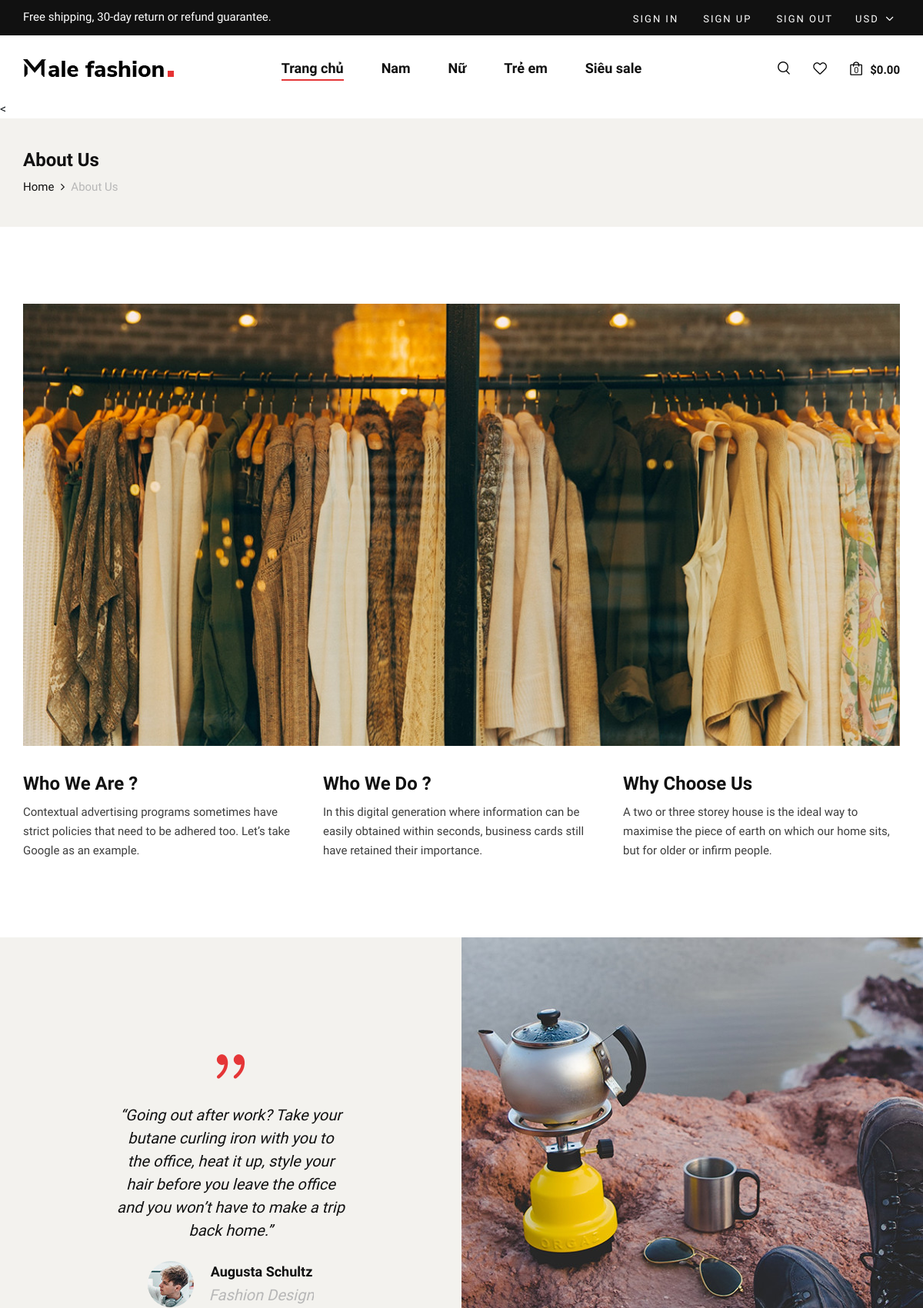
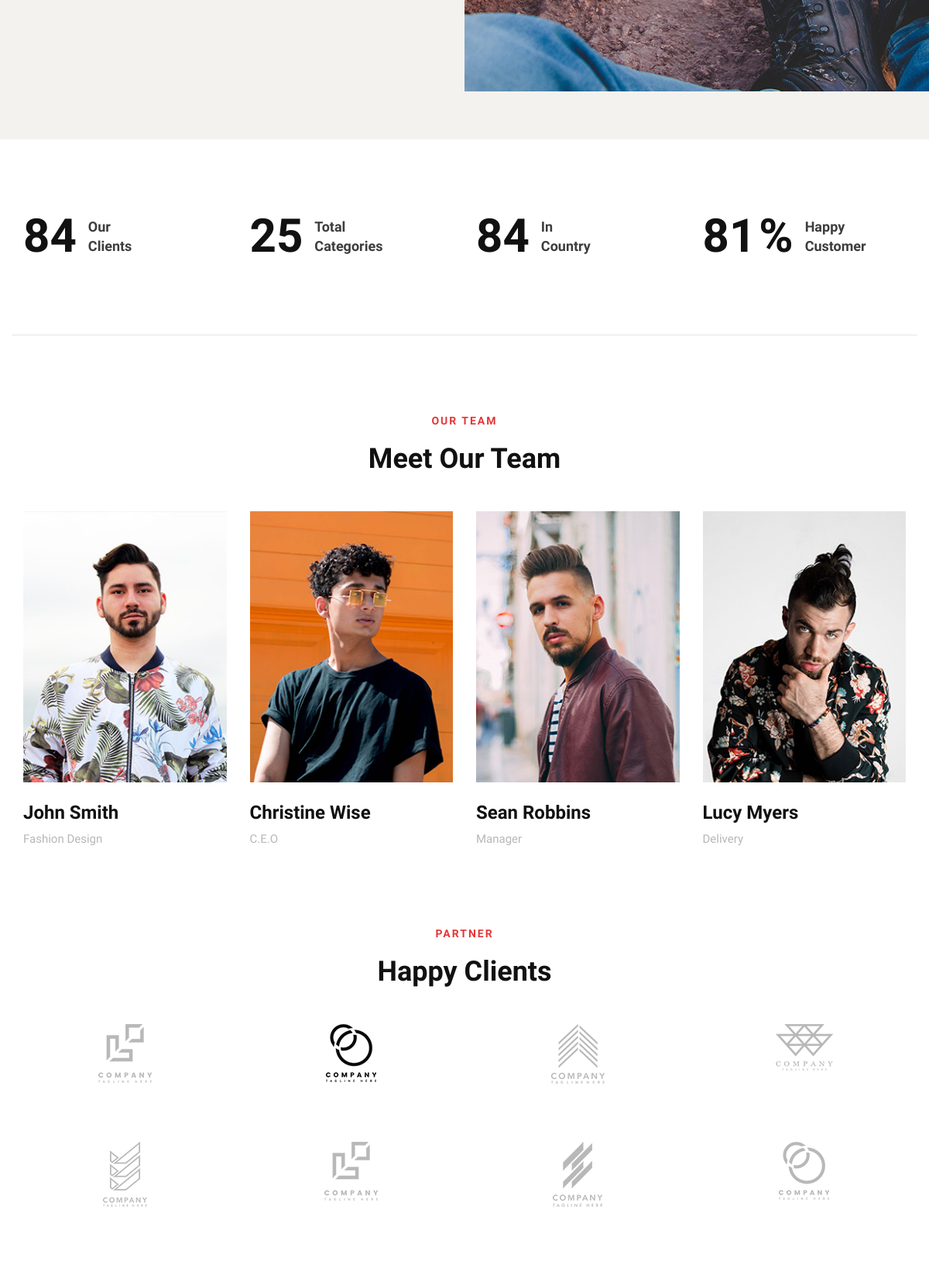
Page /about.php (upper part) on the committed database (2 pictures, top to bottom).
### tables this page shows
CREATE TABLE `categories` (
  `category_id` int(11) NOT NULL,
  `category_name` varchar(255) NOT NULL,
  `parent_id` int(11) DEFAULT NULL
);

### app/models/Template.php (called while the page is built, shortened)
<?php
class Template
{
    public function view($view, $data)
    {
        extract($data);
        include BASE_URL . 'app/views/' . $view . '.php';
    }
    public function render($view, $data)
    {
        extract($data);
        include BASE_URL . 'app/views/' . $view . '.php';
        return ob_get_clean();
    }
}

### about.php (called while the page is built, shortened)
<?php
require_once "./config/database.php";
$category = new Category();
$category_data = $category->getAllCategories();
$template = new Template();
$data = [
  'title' => 'About Me',
  'slot' => $template->render('blocks/about', ['category_data' => $category_data]),
];
$template->view('layout', $data);

### app/models/Category.php (called while the page is built, shortened)
<?php
class Category extends Database
{
    public static function getAllCategories()
    {
        $categoryStmt = parent::$connection->prepare("SELECT * FROM categories ORDER BY parent_id");
        $categories = parent::select($categoryStmt);
        foreach ($categories as $key => $category) {
            $result = self::getChildCategories($categories, $category['category_id']);
            $categories[$key]["child_category"] = $result;
        }
        foreach ($categories as $key => $category) {
            if ($category["parent_id"]) {
                unset($categories[$key]);
            }
        }
        return $categories;
    }
    public static function getChildCategories($categories, $parentId = 0)
    {
        $result = array();
        foreach ($categories as $key => $item) {
            if ($item['parent_id'] == $parentId) {
                $item['child_category'] = self::getChildCategories($categories, $item['category_id']);
                array_push($result, $item);
            }
        }
        return $result;
    }
}

### app/models/Database.php (called while the page is built, shortened)
<?php
class Database
{
    public static function select($stmt)
    {
        if ($stmt) {
            $stmt->execute();
            return $stmt->get_result()->fetch_all(MYSQLI_ASSOC);
        }
    }
}

### app/views/layout.php (the view, shortened to what this page needs)
<?php
require_once "./config/database.php";
$category = new Category();
$category_data = $category->getAllCategories();
?>
<!DOCTYPE html>
<html lang="zxx">
<head>
  <link rel="stylesheet" href="css/bootstrap.min.css" type="text/css" />
  <link rel="stylesheet" href="css/font-awesome.min.css" type="text/css" />
  <link rel="stylesheet" href="css/elegant-icons.css" type="text/css" />
  <link rel="stylesheet" href="css/magnific-popup.css" type="text/css" />
  <link rel="stylesheet" href="css/nice-select.css" type="text/css" />
  <link rel="stylesheet" href="css/owl.carousel.min.css" type="text/css" />
  <link rel="stylesheet" href="css/slicknav.min.css" type="text/css" />
  <link rel="stylesheet" href="css/style.css" type="text/css" />
</head>
<body>
  <header class="header">
    <div class="header__top">
      <div class="container">
        <div class="row">
          <div class="col-lg-4 col-md-4">
            <div class="header__top__left">
              <p>Free shipping, 30-day return or refund guarantee.</p>
            </div>
          </div>
          <div class="col-lg-8 col-md-8">
            <div class="header__top__right">
              <div class="header__top__links">
                <a href="login.php">Sign in</a>
                <a href="register.php">Sign up</a>
                <a href="index.php">Sign out</a>
              </div>
              <div class="header__top__hover">
                <span>Usd <i class="arrow_carrot-down"></i></span>
              </div>
            </div>
          </div>
        </div>
      </div>
    </div>
    <div class="container">
      <div class="row">
        <div class="col-lg-3 col-md-3">
          <div class="header__logo">
            <a href="./index.php"><img src="img/logo.png" alt="" /></a>
          </div>
        </div>
        <div class="col-lg-6 col-md-6">
          <nav class="header__menu mobile-menu">
            <ul>
              <li class="active main_item"><a href="./index.php">Trang chủ</a></li>
              <?php
              foreach ($category_data as $key => $category) {
              ?>
                <li class="main_item"><a class="main_link" href="shop.php?main_category_id=<?php echo $category['category_id'] ?>"><?php echo $category['category_name'] ?></a>
                </li>
              <?php
              }
              ?>
            </ul>
          </nav>
        </div>
        <div class="col-lg-3 col-md-3">
          <div class="header__nav__option">
            <a href="#" class="search-switch"><img src="img/icon/search.png" alt="" /></a>
            <a href="#"><img src="img/icon/heart.png" alt="" /></a>
            <a href="#"><img src="img/icon/cart.png" alt="" /> <span>0</span></a>
            <div class="price">$0.00</div>
          </div>
        </div>
      </div>
    </div>
  </header>
  <?php
  if (!empty($slot)) {
    echo $slot;
  }
  ?>
</body>
</html>

### app/views/blocks/about.php
<
<section class="breadcrumb-option">
    <div class="container">
        <div class="row">
            <div class="col-lg-12">
                <div class="breadcrumb__text">
                    <h4>About Us</h4>
                    <div class="breadcrumb__links">
                        <a href="./index.php">Home</a>
                        <span>About Us</span>
                    </div>
                </div>
            </div>
        </div>
    </div>
</section>
<section class="about spad">
    <div class="container">
        <div class="row">
            <div class="col-lg-12">
                <div class="about__pic">
                    <img src="img/about/about-us.jpg" alt="" />
                </div>
            </div>
        </div>
        <div class="row">
            <div class="col-lg-4 col-md-4 col-sm-6">
                <div class="about__item">
                    <h4>Who We Are ?</h4>
                    <p>
                        Contextual advertising programs sometimes have strict policies
                        that need to be adhered too. Let’s take Google as an example.
                    </p>
                </div>
            </div>
            <div class="col-lg-4 col-md-4 col-sm-6">
                <div class="about__item">
                    <h4>Who We Do ?</h4>
                    <p>
                        In this digital generation where information can be easily
                        obtained within seconds, business cards still have retained
                        their importance.
                    </p>
                </div>
            </div>
            <div class="col-lg-4 col-md-4 col-sm-6">
                <div class="about__item">
                    <h4>Why Choose Us</h4>
                    <p>
                        A two or three storey house is the ideal way to maximise the
                        piece of earth on which our home sits, but for older or infirm
                        people.
                    </p>
                </div>
            </div>
        </div>
    </div>
</section>
<section class="testimonial">
    <div class="container-fluid">
        <div class="row">
            <div class="col-lg-6 p-0">
                <div class="testimonial__text">
                    <span class="icon_quotations"></span>
                    <p>
                        “Going out after work? Take your butane curling iron with you to
                        the office, heat it up, style your hair before you leave the
                        office and you won’t have to make a trip back home.”
                    </p>
                    <div class="testimonial__author">
                        <div class="testimonial__author__pic">
                            <img src="img/about/testimonial-author.jpg" alt="" />
                        </div>
                        <div class="testimonial__author__text">
                            <h5>Augusta Schultz</h5>
                            <p>Fashion Design</p>
                        </div>
                    </div>
                </div>
            </div>
            <div class="col-lg-6 p-0">
                <div class="testimonial__pic set-bg" data-setbg="img/about/testimonial-pic.jpg"></div>
            </div>
        </div>
    </div>
</section>
<section class="counter spad">
    <div class="container">
        <div class="row">
            <div class="col-lg-3 col-md-6 col-sm-6">
                <div class="counter__item">
                    <div class="counter__item__number">
                        <h2 class="cn_num">102</h2>
                    </div>
                    <span>Our <br />Clients</span>
                </div>
            </div>
            <div class="col-lg-3 col-md-6 col-sm-6">
                <div class="counter__item">
                    <div class="counter__item__number">
                        <h2 class="cn_num">30</h2>
                    </div>
                    <span>Total <br />Categories</span>
                </div>
            </div>
            <div class="col-lg-3 col-md-6 col-sm-6">
                <div class="counter__item">
                    <div class="counter__item__number">
                        <h2 class="cn_num">102</h2>
                    </div>
                    <span>In <br />Country</span>
                </div>
            </div>
            <div class="col-lg-3 col-md-6 col-sm-6">
                <div class="counter__item">
                    <div class="counter__item__number">
                        <h2 class="cn_num">98</h2>
                        <strong>%</strong>
                    </div>
                    <span>Happy <br />Customer</span>
                </div>
            </div>
        </div>
    </div>
</section>
<section class="team spad">
    <div class="container">
        <div class="row">
            <div class="col-lg-12">
                <div class="section-title">
                    <span>Our Team</span>
                    <h2>Meet Our Team</h2>
                </div>
            </div>
        </div>
        <div class="row">
            <div class="col-lg-3 col-md-6 col-sm-6">
                <div class="team__item">
                    <img src="img/about/team-1.jpg" alt="" />
                    <h4>John Smith</h4>
                    <span>Fashion Design</span>
                </div>
            </div>
            <div class="col-lg-3 col-md-6 col-sm-6">
                <div class="team__item">
                    <img src="img/about/team-2.jpg" alt="" />
                    <h4>Christine Wise</h4>
                    <span>C.E.O</span>
                </div>
            </div>
            <div class="col-lg-3 col-md-6 col-sm-6">
                <div class="team__item">
                    <img src="img/about/team-3.jpg" alt="" />
                    <h4>Sean Robbins</h4>
                    <span>Manager</span>
                </div>
            </div>
            <div class="col-lg-3 col-md-6 col-sm-6">
                <div class="team__item">
                    <img src="img/about/team-4.jpg" alt="" />
                    <h4>Lucy Myers</h4>
                    <span>Delivery</span>
                </div>
            </div>
        </div>
    </div>
</section>
<section class="clients spad">
    <div class="container">
        <div class="row">
            <div class="col-lg-12">
                <div class="section-title">
                    <span>Partner</span>
                    <h2>Happy Clients</h2>
                </div>
            </div>
        </div>
        <div class="row">
            <div class="col-lg-3 col-md-4 col-sm-4 col-6">
                <a href="#" class="client__item"><img src="img/clients/client-1.png" alt="" /></a>
            </div>
            <div class="col-lg-3 col-md-4 col-sm-4 col-6">
                <a href="#" class="client__item"><img src="img/clients/client-2.png" alt="" /></a>
            </div>
            <div class="col-lg-3 col-md-4 col-sm-4 col-6">
                <a href="#" class="client__item"><img src="img/clients/client-3.png" alt="" /></a>
            </div>
            <div class="col-lg-3 col-md-4 col-sm-4 col-6">
                <a href="#" class="client__item"><img src="img/clients/client-4.png" alt="" /></a>
            </div>
            <div class="col-lg-3 col-md-4 col-sm-4 col-6">
                <a href="#" class="client__item"><img src="img/clients/client-5.png" alt="" /></a>
            </div>
            <div class="col-lg-3 col-md-4 col-sm-4 col-6">
                <a href="#" class="client__item"><img src="img/clients/client-6.png" alt="" /></a>
            </div>
            <div class="col-lg-3 col-md-4 col-sm-4 col-6">
                <a href="#" class="client__item"><img src="img/clients/client-7.png" alt="" /></a>
            </div>
            <div class="col-lg-3 col-md-4 col-sm-4 col-6">
                <a href="#" class="client__item"><img src="img/clients/client-8.png" alt="" /></a>
            </div>
        </div>
    </div>
</section>

### rows in the picture
categories: category_name "Nam"
categories: category_name "Nữ"
categories: category_name "Trẻ em"
categories: category_name "Siêu sale"
